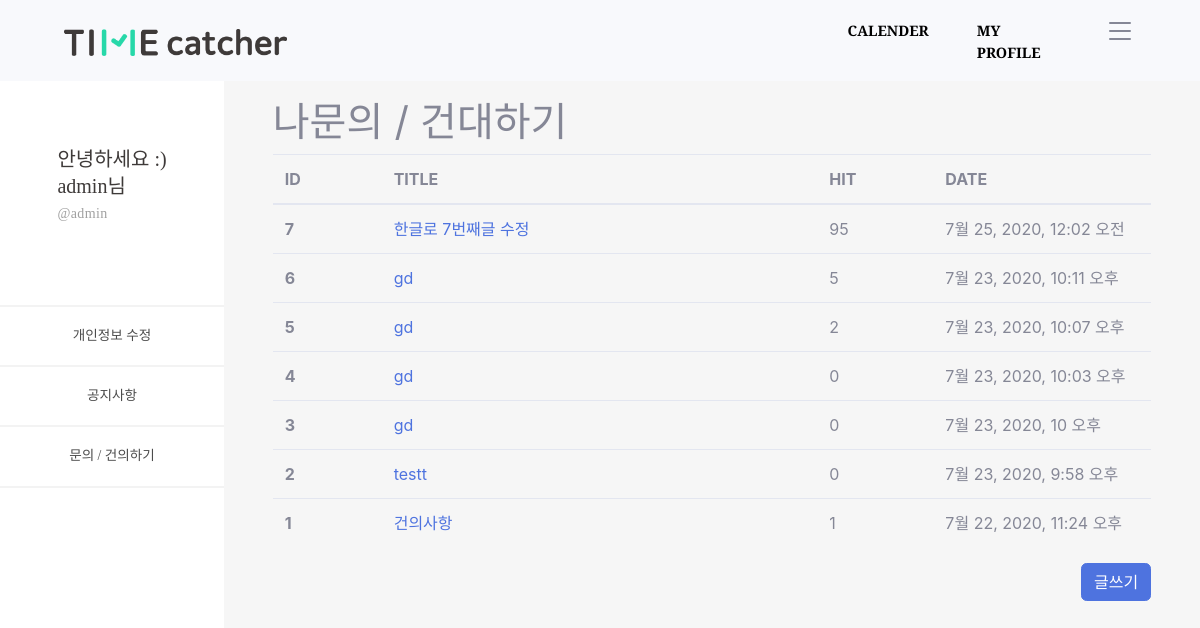
Before: /timeApp/customer/ (signed in) with the older database file.
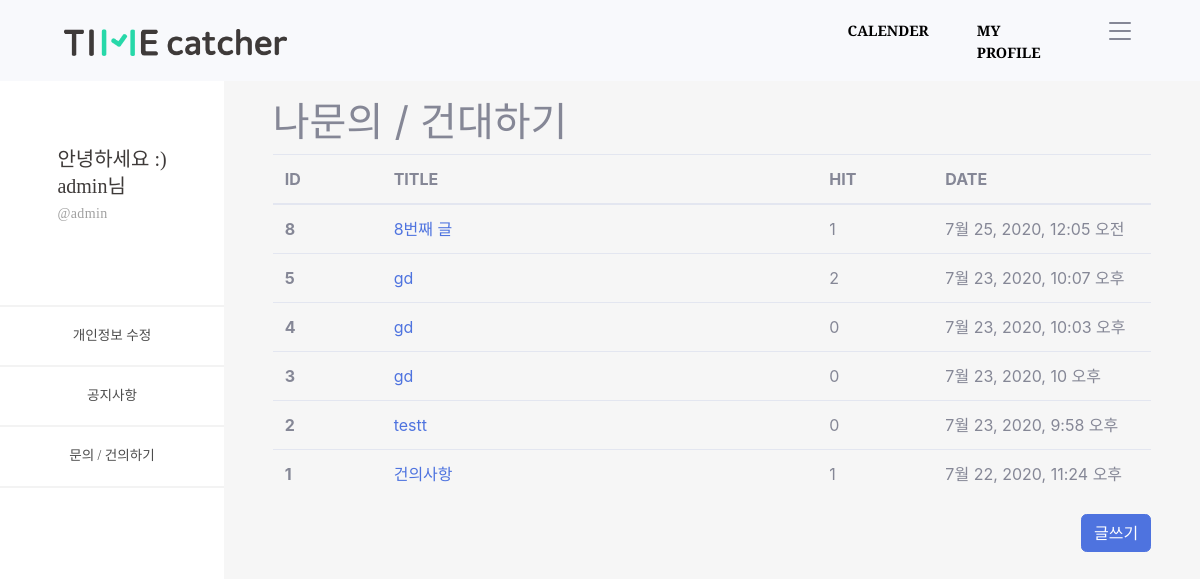
After: the same page with the newer database file.
### timeApp/models.py (models this page shows, shortened)
class Customer(models.Model):
    objects = models.Manager()
    c_title = models.CharField(max_length=100)
    c_body = models.TextField()
    c_hit = models.PositiveIntegerField(default=0)
    c_input_date = models.DateTimeField('date published', default=timezone.now)

### timeApp/views.py (the view)
# urls.py: path('customer/', views.customer, name='customer'),
def customer(request):
    customers = Customer.objects.all().order_by('-id')
    conn_user = request.user
    conn_profile = Profile.objects.get(user=conn_user)
    context = {
        'id' : conn_user.username,
        'nick' : conn_profile.nick,
        'customers' : customers,
    }
    return render(request, 'customer.html', context=context)

### timeApp/templates/customer.html
{% extends 'base_side.html' %}
{% load static %}
{% block content_side %}
<div id="content-wrapper" style="background-color: #f6f6f6;" class="d-flex justify-content-center">
  <div class="cantrion" style="margin-top: 10%; width: 90%;">
    <h1>나문의 / 건대하기</h1>
    <table class="table">
      <thead>
        <colgroup>
          <col style="width: 5%;">
          <col style="width: 20%;">
          <col style="width: 5%;">
          <col style="width: 10%;">
        </colgroup>
        <tr>
          <th scope="col">ID</th>
          <th scope="col">TITLE</th>
          <th scope="col">HIT</th>
          <th scope="col">DATE</th>
        </tr>
      </thead>
      <tbody>
        {% for customer in customers.all %}
        <tr>
          <th scope="row">{{ customer.id }}</th>
          <td><a href="{% url 'customer_detail' customer.id %}">{{ customer.c_title }}</a></td>
          <td>{{ customer.c_hit }}</td>
          <td>{{ customer.c_input_date }}</td>
        </tr>
        {% endfor %}
      </tbody>
    </table>
    <div class="d-flex justify-content-end">
      <a href="{% url 'customer_create' %}" class="btn btn-primary">글쓰기</a>
    </div>
  </div>
</div>
{% endblock %}

### timeProject/templates/base_side.html
{% extends 'base.html' %}
{% load static %}
{% block content %}
<div id="wrapper">
  <ul class="navbar-nav sidebar sidebar-dark accordion" id="accordionSidebar">
    <li class="nav-item active d-flex justify-content-center" style="margin-top: 65%; margin-bottom: 35%;">
      <div class="text-left">
        <a
          style="font-family: SDGtNeobUni-gEb; font-size: 20px; font-weight: normal; font-stretch: normal; font-style: normal; line-height: 1.35; letter-spacing: normal; text-align: left; color: #3e3a39;">안녕하세요
          :)</a>
        <br>
        <a
          style="font-family: SDGtNeobUni-gEb; font-size: 20px; font-weight: normal; font-stretch: normal; font-style: normal; line-height: 1.35; letter-spacing: normal; text-align: left; color: #3e3a39;">{{ id }}님</a>
        <br>
        <a
          style=" font-family: SDGtNeobUni-bLt; font-size: 14px; font-weight: normal; font-stretch: normal; font-style: normal; line-height: 1.93; letter-spacing: normal; text-align: left; color: #a0a0a0; letter-spacing: 0.38px;">@{{ id }}</a>
      </div>
    </li>
    <a>
      <hr style="border: solid 1px #f3f3f3;" class="mb-0 mt-0"></a>
    <li class="nav-item active">
      <a class="nav-link" href="{% url 'profile_update' %}" style="font-family: SDGtNeobUni-bLt;
              font-size: 14px;
              font-weight: normal;
              font-stretch: normal;
              font-style: normal;
              line-height: 1.93;
              letter-spacing: normal;
              text-align: left;
              color: #4c4c4c;">
        <span class="d-flex align-items-center justify-content-center">개인정보 수정</span></a>
    </li>
    <a>
      <hr style="border: solid 1px #f3f3f3;" class="mb-0 mt-0"></a>
    <li class="nav-item active">
      <a class="nav-link" href="{% url 'notices' %}" style="font-family: SDGtNeobUni-bLt;
              font-size: 14px;
              font-weight: normal;
              font-stretch: normal;
              font-style: normal;
              line-height: 1.93;
              letter-spacing: normal;
              text-align: left;
              color: #4c4c4c;">
        <span class="d-flex align-items-center justify-content-center">공지사항</span></a>
    </li>
    <a>
      <hr style="border: solid 1px #f3f3f3;" class="mb-0 mt-0"></a>
    <li class="nav-item active">
      <a class="nav-link" href="{% url 'customer' %}" style="font-family: SDGtNeobUni-bLt;
              font-size: 14px;
              font-weight: normal;
              font-stretch: normal;
              font-style: normal;
              line-height: 1.93;
              letter-spacing: normal;
              text-align: left;
              color: #4c4c4c;">
        <span class="d-flex align-items-center justify-content-center">문의 / 건의하기</span></a>
    </li>
    <a>
      <hr style="border: solid 1px #f3f3f3;" class="mb-0 mt-0"></a>
  </ul>
  {% block content_side %}
  {% endblock %}
</div>
{% endblock %}

### timeProject/templates/base.html (shortened to what this page needs)
{% load static %}
<!DOCTYPE html>
<html lang="ko">
<head>
  <link href="https://cdnjs.cloudflare.com/ajax/libs/magnific-popup.js/1.1.0/magnific-popup.min.css" rel="stylesheet" />
  <link href="{% static 'css/styles.css' %}?v=1.5" rel="stylesheet" />
  <link href="{% static 'css/sb-admin-2.min.css' %}?v=1.5" rel="stylesheet">
  <link href="https://stackpath.bootstrapcdn.com/font-awesome/4.7.0/css/font-awesome.min.css" rel="stylesheet"
>
</head>
<body>
  <nav class="navbar navbar-expand-lg navbar-light bg-light fixed-top py-3" id="mainNav">
    <a class="navbar-brand pl-5" href="{% url 'index' %}"><img src="{% static 'img/tc-logo.png' %}" alt="tc-logo.png"
        style="width: 30%;"></a>
    <div class="collapse navbar-collapse" id="navbarResponsive">
      <ul class="navbar-nav ml-auto my-2 my-lg-0">
        {% if user.is_authenticated %}
        <li class="nav-item"><a class="nav-link mt-1" href="{% url 'calender' %}">CALENDER</a></li>
        <li class="nav-item"><a class="nav-link mt-1" href="{% url 'mypage' %}">MY PROFILE</a></li>
        {% else %}
        <li class="nav-item"><a class="nav-link mt-1" href="{% url 'signin' %}">CALENDER</a></li>
        <li class="nav-item"><a class="nav-link mt-1" href="{% url 'signin' %}">MY PROFILE</a></li>
        {% endif %}
        <li class="nav-item">
          <a class="pr-5 ml-3" data-toggle="dropdown" aria-haspopup="true" aria-expanded="false">
          </a>
        </li>
      </ul>
    </div>
  </nav>
  {% block content %}
  {% endblock %}
</body>
</html>

Changed rows visible on the page:
removed Customer: id "7", c_title "한글로 7번째글 수정", c_hit "95", c_input_date "7월 25, 2020, 12:02 오전"
removed Customer: id "6", c_title "gd", c_hit "5", c_input_date "7월 23, 2020, 10:11 오후"
added Customer: id "8", c_title "8번째 글", c_hit "1", c_input_date "7월 25, 2020, 12:05 오전"
